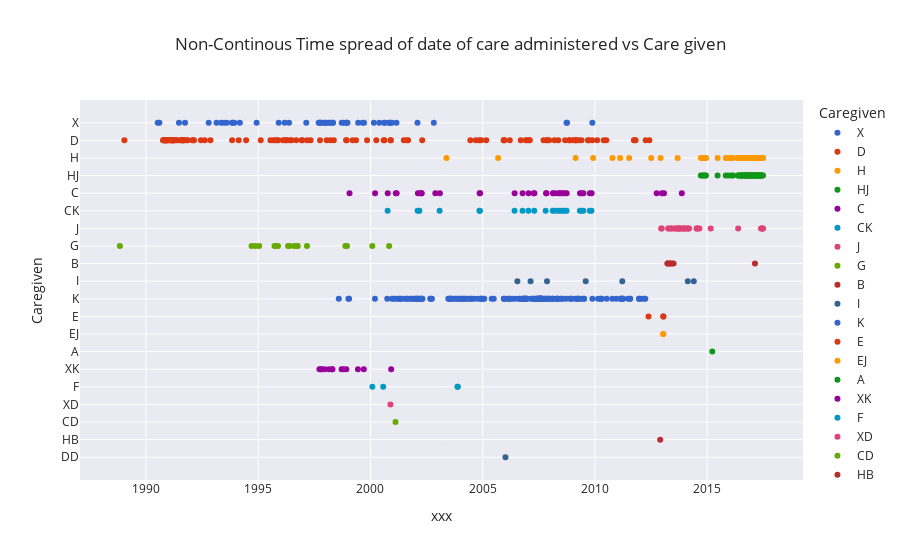

The notebook cell this image was saved under:
### Code cell
df2["Patient_Number"] = df2["Patient_Number"].astype(str)
fig = px.scatter(df2, y="Caregiven", x="xxx", color="Caregiven",color_discrete_sequence=px.colors.qualitative.G10,
                 hover_data=df2.columns,
                 title="Non-Continous Time spread of date of care administered vs Care given")
fig.show()

### Figure 1 — Plotly figure (JSON) as saved in the notebook; plotly's stock layout.template omitted (floating-point values rounded to 4 significant figures; data arrays with more than 128 entries replaced by an {"elided": "..."} marker saying what was removed)
{"data": [{"customdata": [["3885897767"], ["45858240946"], ["53530012412"], ["98249152456"], ["126985815570"], ["126985815570"], ["126985815570"], ["126985815570"], ["126985815570"], ["144227813438"], ["154086936170"], ["154086936170"], ["154086936170"], ["154086936170"], ["154086936170"], ["159047068206"], ["163464565020"], ["163464565020"], ["168109816822"], ["176446506192"], ["176446506192"], ["176446506192"], ["185133233232"], ["187687432544"], ["187687432544"], ["187687432544"], ["187687432544"], ["187687432544"], ["187687432544"], ["187687432544"], ["187687432544"], ["219363490075"], ["219363490075"], ["219363490075"], ["219363490075"], ["219363490075"], ["219363490075"], ["219363490075"], ["219363490075"], ["219363490075"], ["254766142610"], ["276181071928"], ["276181071928"], ["276181071928"], ["277125712632"], ["277125712632"], ["315651183607"], ["323708150178"], ["334887935189"], ["346260317752"], ["346260317752"], ["385345234326"]], "hovertemplate": "Caregiven=%{y}<br>xxx=%{x}<br>Patient_Number=%{customdata[0]}<extra></extra>", "legendgroup": "X", "marker": {"color": "#3366CC", "symbol": "circle"}, "mode": "markers", "name": "X", "orientation": "v", "showlegend": true, "type": "scatter", "x": ["2009-11-20", "2000-11-21", "1994-12-05", "2002-02-04", "1993-06-21", "1993-08-06", "1993-10-30", "1993-11-12", "1993-12-07", "1993-05-07", "1990-07-09", "1990-08-05", "1997-12-12", "1998-01-18", "1998-03-20", "1992-10-16", "2000-08-25", "2001-02-27", "1994-03-07", "1991-09-27", "1996-03-06", "1996-05-16", "2000-08-08", "1997-02-20", "1997-09-27", "1997-12-14", "1998-02-21", "1998-04-26", "1998-09-20", "1998-10-19", "1998-12-06", "1995-11-30", "1997-09-29", "1997-10-12", "1997-10-26", "1998-05-02", "1998-12-23", "1999-06-15", "1999-09-19", "2000-02-25", "1993-02-21", "2000-10-22", "2000-11-22", "2002-10-28", "2000-05-23", "2000-12-15", "1991-06-20", "1999-08-24", "1998-12-08", "2008-09-26", "2008-10-04", "1997-09-10"], "xaxis": "x", "y": ["X", "X", "X", "X", "X", "X", "X", "X", "X", "X", "X", "X", "X", "X", "X", "X", "X", "X", "X", "X", "X", "X", "X", "X", "X", "X", "X", "X", "X", "X", "X", "X", "X", "X", "X", "X", "X", "X", "X", "X", "X", "X", "X", "X", "X", "X", "X", "X", "X", "X", "X", "X"], "yaxis": "y"}, {"customdata": [["3885897767"], ["21853954880"], ["21853954880"], ["54763549444"], ["105641201122"], ["123075796543"], ["126985815570"], ["126985815570"], ["126985815570"], ["126985815570"], ["138043317899"], ["138043317899"], ["138043317899"], ["140816098669"], ["141104994998"], ["144227813438"], ["144227813438"], ["154086936170"], ["154086936170"], ["154086936170"], ["154086936170"], ["154086936170"], ["154086936170"], ["154086936170"], ["154086936170"], ["154086936170"], ["154086936170"], ["154086936170"], ["154086936170"], ["154086936170"], ["154086936170"], ["154086936170"], ["154086936170"], ["154086936170"], ["154086936170"], ["154086936170"], ["154086936170"], ["154086936170"], ["154086936170"], ["154086936170"], ["154086936170"], ["154086936170"], ["154086936170"], ["154086936170"], ["154086936170"], ["154086936170"], ["154086936170"], ["159047068206"], ["159047068206"], ["159047068206"], ["159047068206"], ["159047068206"], ["163464565020"], ["163464565020"], ["163464565020"], ["163464565020"], ["163464565020"], ["163464565020"], ["163464565020"], ["163464565020"], ["163464565020"], ["163464565020"], ["163464565020"], ["163464565020"], ["165266721181"], ["168109816822"], ["168109816822"], ["168109816822"], ["168109816822"], ["176446506192"], ["176446506192"], ["176446506192"], ["176446506192"], ["182762457943"], ["182762457943"], ["185133233232"], ["185133233232"], ["187687432544"], ["206985325467"], ["219363490075"], ["219363490075"], ["219363490075"], ["234269870090"], ["234269870090"], ["234269870090"], ["234269870090"], ["234269870090"], ["234269870090"], ["234269870090"], ["259157655518"], ["259157655518"], ["276181071928"], ["276181071928"], ["276181071928"], ["276181071928"], ["276181071928"], ["276181071928"], ["276181071928"], ["277125712632"], ["279181607686"], ["318118257672"], ["318118257672"], ["318118257672"], ["323708150178"], ["323708150178"], ["334887935189"], ["346260317752"], ["346260317752"], ["346986376998"], ["351805879293"], ["353669176795"], ["366599150155"], ["368427290222"], ["368427290222"], ["368427290222"], ["368427290222"], ["372915101906"], ["389614464552"], ["393883694778"], ["393883694778"], ["393883694778"]], "hovertemplate": "Caregiven=%{y}<br>xxx=%{x}<br>Patient_Number=%{customdata[0]}<extra></extra>", "legendgroup": "D", "marker": {"color": "#DC3912", "symbol": "circle"}, "mode": "markers", "name": "D", "orientation": "v", "showlegend": true, "type": "scatter", "x": ["2010-05-24", "1996-12-06", "1996-12-20", "2005-02-26", "2007-12-19", "2009-01-02", "1995-09-08", "1995-11-03", "1996-09-09", "1997-03-08", "2009-02-20", "2009-09-24", "2011-09-27", "2011-10-25", "1991-08-16", "1992-08-14", "1992-11-13", "1990-10-04", "1990-10-11", "1990-10-18", "1990-10-25", "1990-11-01", "1990-11-08", "1990-11-15", "1990-11-21", "1990-11-29", "1990-12-06", "1990-12-13", "1990-12-20", "1991-01-03", "1991-02-14", "1991-02-21", "1991-02-28", "1991-03-07", "1991-03-14", "1991-03-28", "1991-04-04", "1991-04-18", "1991-05-02", "1991-06-03", "1991-07-20", "1991-07-26", "1991-08-23", "1991-09-06", "1991-09-20", "1991-10-25", "1991-11-08", "1992-01-24", "1992-02-14", "1992-02-19", "1995-11-24", "1996-04-04", "1996-02-08", "1996-03-08", "1997-10-02", "2001-06-27", "2002-04-22", "2004-11-05", "2006-09-12", "2006-12-01", "2006-12-20", "2009-11-18", "2010-02-07", "2011-10-05", "1995-10-07", "1992-06-12", "1993-11-01", "1996-06-26", "1999-05-10", "1991-08-26", "1995-02-10", "1996-04-04", "2005-12-06", "2008-11-11", "2009-04-16", "2000-08-03", "2000-08-14", "2008-03-15", "2009-02-26", "1991-03-18", "1994-02-16", "1998-05-14", "1999-03-18", "2008-05-14", "2008-09-03", "2008-11-11", "2009-02-17", "2009-03-04", "2009-05-28", "2010-07-05", "2012-06-05", "1994-06-17", "1999-11-06", "2000-04-05", "2000-11-26", "2004-06-13", "2004-09-10", "2004-12-06", "2001-09-04", "1991-02-07", "1995-07-17", "1997-05-02", "1998-03-20", "1998-11-30", "2012-04-05", "2000-11-23", "2007-01-31", "2007-02-05", "2001-08-12", "1989-01-13", "1998-12-10", "1998-01-19", "2007-09-17", "2007-11-08", "2007-11-17", "2009-09-08", "1991-01-30", "1996-05-28", "2005-12-16", "2005-12-19", "2006-03-17"], "xaxis": "x", "y": ["D", "D", "D", "D", "D", "D", "D", "D", "D", "D", "D", "D", "D", "D", "D", "D", "D", "D", "D", "D", "D", "D", "D", "D", "D", "D", "D", "D", "D", "D", "D", "D", "D", "D", "D", "D", "D", "D", "D", "D", "D", "D", "D", "D", "D", "D", "D", "D", "D", "D", "D", "D", "D", "D", "D", "D", "D", "D", "D", "D", "D", "D", "D", "D", "D", "D", "D", "D", "D", "D", "D", "D", "D", "D", "D", "D", "D", "D", "D", "D", "D", "D", "D", "D", "D", "D", "D", "D", "D", "D", "D", "D", "D", "D", "D", "D", "D", "D", "D", "D", "D", "D", "D", "D", "D", "D", "D", "D", "D", "D", "D", "D", "D", "D", "D", "D", "D", "D", "D", "D", "D"], "yaxis": "y"}, {"customdata": [["3885897767"], ["3885897767"], ["3885897767"], ["3885897767"], ["3885897767"], ["3885897767"], ["3885897767"], ["3885897767"], ["3885897767"], ["3885897767"], ["3885897767"], ["3885897767"], ["3885897767"], ["3885897767"], ["3885897767"], ["3885897767"], ["29972062792"], ["29972062792"], ["29972062792"], ["29972062792"], ["29972062792"], ["29972062792"], ["29972062792"], ["29972062792"], ["29972062792"], ["29972062792"], ["29972062792"], ["29972062792"], ["29972062792"], ["29972062792"], ["29972062792"], ["29972062792"], ["29972062792"], ["29972062792"], ["29972062792"], ["29972062792"], ["29972062792"], ["29972062792"], ["29972062792"], ["29972062792"], ["29972062792"], ["29972062792"], ["29972062792"], ["29972062792"], ["29972062792"], ["29972062792"], ["55104413585"], ["118456528647"], ["118456528647"], ["118456528647"], ["118456528647"], ["118456528647"], ["118456528647"], ["118456528647"], ["118456528647"], ["118456528647"], ["160402887921"], ["163464565020"], ["163464565020"], ["220491554802"], ["316290117606"], ["335080532741"], ["335080532741"], ["341142745599"], ["341142745599"]], "hovertemplate": "Caregiven=%{y}<br>xxx=%{x}<br>Patient_Number=%{customdata[0]}<extra></extra>", "legendgroup": "H", "marker": {"color": "#FF9900", "symbol": "circle"}, "mode": "markers", "name": "H", "orientation": "v", "showlegend": true, "type": "scatter", "x": ["2011-02-15", "2014-09-21", "2014-10-18", "2014-11-09", "2014-11-29", "2014-12-14", "2015-06-21", "2015-11-01", "2015-12-12", "2016-01-30", "2016-02-27", "2016-05-14", "2016-07-10", "2016-09-24", "2016-12-03", "2017-02-04", "2011-07-12", "2016-06-17", "2016-07-01", "2016-07-08", "2016-07-22", "2016-08-05", "2016-08-19", "2016-09-02", "2016-09-16", "2016-09-30", "2016-10-07", "2016-10-21", "2016-11-04", "2016-11-18", "2016-12-02", "2016-12-15", "2016-12-30", "2017-01-12", "2017-01-27", "2017-02-10", "2017-02-24", "2017-03-10", "2017-03-24", "2017-04-07", "2017-04-21", "2017-05-05", "2017-05-19", "2017-06-02", "2017-06-16", "2017-06-30", "2013-09-08", "2016-05-13", "2016-09-25", "2016-10-16", "2016-11-06", "2016-12-18", "2017-02-12", "2017-03-12", "2017-04-21", "2017-06-04", "2003-05-21", "2009-12-03", "2010-10-14", "2016-10-14", "2009-02-20", "2012-07-05", "2012-12-04", "2005-09-09", "2016-06-01"], "xaxis": "x", "y": ["H", "H", "H", "H", "H", "H", "H", "H", "H", "H", "H", "H", "H", "H", "H", "H", "H", "H", "H", "H", "H", "H", "H", "H", "H", "H", "H", "H", "H", "H", "H", "H", "H", "H", "H", "H", "H", "H", "H", "H", "H", "H", "H", "H", "H", "H", "H", "H", "H", "H", "H", "H", "H", "H", "H", "H", "H", "H", "H", "H", "H", "H", "H", "H", "H"], "yaxis": "y"}, {"customdata": [["3885897767"], ["3885897767"], ["3885897767"], ["3885897767"], ["3885897767"], ["3885897767"], ["3885897767"], ["3885897767"], ["3885897767"], ["3885897767"], ["3885897767"], ["3885897767"], ["3885897767"], ["3885897767"], ["3885897767"], ["29972062792"], ["29972062792"], ["29972062792"], ["29972062792"], ["29972062792"], ["29972062792"], ["29972062792"], ["29972062792"], ["29972062792"], ["29972062792"], ["29972062792"], ["29972062792"], ["29972062792"], ["29972062792"], ["29972062792"], ["29972062792"], ["29972062792"], ["29972062792"], ["29972062792"], ["29972062792"], ["29972062792"], ["29972062792"], ["29972062792"], ["29972062792"], ["29972062792"], ["29972062792"], ["29972062792"], ["29972062792"], ["29972062792"], ["118456528647"], ["118456528647"], ["118456528647"], ["118456528647"], ["118456528647"], ["118456528647"], ["118456528647"], ["118456528647"], ["341142745599"]], "hovertemplate": "Caregiven=%{y}<br>xxx=%{x}<br>Patient_Number=%{customdata[0]}<extra></extra>", "legendgroup": "HJ", "marker": {"color": "#109618", "symbol": "circle"}, "mode": "markers", "name": "HJ", "orientation": "v", "showlegend": true, "type": "scatter", "x": ["2014-09-20", "2014-10-17", "2014-11-08", "2014-11-28", "2014-12-13", "2015-06-20", "2015-10-31", "2015-12-11", "2016-01-29", "2016-02-26", "2016-05-13", "2016-07-09", "2016-09-23", "2016-12-02", "2017-02-03", "2016-06-16", "2016-06-30", "2016-07-07", "2016-07-21", "2016-08-04", "2016-08-18", "2016-09-01", "2016-09-15", "2016-09-29", "2016-10-06", "2016-10-20", "2016-11-03", "2016-11-17", "2016-12-01", "2016-12-14", "2016-12-29", "2017-01-11", "2017-01-26", "2017-02-09", "2017-02-23", "2017-03-09", "2017-03-23", "2017-04-06", "2017-04-20", "2017-05-04", "2017-05-18", "2017-06-01", "2017-06-15", "2017-06-29", "2016-09-23", "2016-10-14", "2016-11-04", "2016-12-16", "2017-02-10", "2017-03-10", "2017-04-18", "2017-06-02", "2016-05-26"], "xaxis": "x", "y": ["HJ", "HJ", "HJ", "HJ", "HJ", "HJ", "HJ", "HJ", "HJ", "HJ", "HJ", "HJ", "HJ", "HJ", "HJ", "HJ", "HJ", "HJ", "HJ", "HJ", "HJ", "HJ", "HJ", "HJ", "HJ", "HJ", "HJ", "HJ", "HJ", "HJ", "HJ", "HJ", "HJ", "HJ", "HJ", "HJ", "HJ", "HJ", "HJ", "HJ", "HJ", "HJ", "HJ", "HJ", "HJ", "HJ", "HJ", "HJ", "HJ", "HJ", "HJ", "HJ", "HJ"], "yaxis": "y"}, {"customdata": [["11339087774"], ["11339087774"], ["11339087774"], ["11339087774"], ["16928980279"], ["16928980279"], ["16928980279"], ["40198033570"], ["163464565020"], ["163464565020"], ["187687432544"], ["277125712632"], ["323708150178"], ["323708150178"], ["323708150178"], ["323708150178"], ["323708150178"], ["323708150178"], ["323708150178"], ["323708150178"], ["323708150178"], ["323708150178"], ["323708150178"], ["323708150178"], ["323708150178"], ["323708150178"], ["323708150178"], ["323708150178"], ["323708150178"], ["323708150178"], ["323708150178"], ["323708150178"], ["323708150178"], ["323708150178"], ["323708150178"], ["323708150178"], ["323708150178"]], "hovertemplate": "Caregiven=%{y}<br>xxx=%{x}<br>Patient_Number=%{customdata[0]}<extra></extra>", "legendgroup": "C", "marker": {"color": "#990099", "symbol": "circle"}, "mode": "markers", "name": "C", "orientation": "v", "showlegend": true, "type": "scatter", "x": ["2002-11-22", "2003-02-04", "2004-11-12", "2004-11-19", "2007-04-11", "2007-10-29", "2007-11-05", "2013-01-29", "2012-10-02", "2012-12-26", "1999-01-25", "2013-11-15", "2000-03-16", "2000-10-08", "2001-02-16", "2001-03-02", "2002-02-11", "2002-03-20", "2002-04-10", "2002-04-12", "2006-06-04", "2006-10-12", "2007-01-17", "2007-04-22", "2008-02-17", "2008-03-16", "2008-05-11", "2008-06-14", "2008-06-15", "2008-07-27", "2008-08-24", "2008-09-28", "2009-05-03", "2009-05-31", "2009-06-28", "2009-10-11", "2009-11-08"], "xaxis": "x", "y": ["C", "C", "C", "C", "C", "C", "C", "C", "C", "C", "C", "C", "C", "C", "C", "C", "C", "C", "C", "C", "C", "C", "C", "C", "C", "C", "C", "C", "C", "C", "C", "C", "C", "C", "C", "C", "C"], "yaxis": "y"}, {"customdata": [["11339087774"], ["11339087774"], ["11339087774"], ["16928980279"], ["323708150178"], ["323708150178"], ["323708150178"], ["323708150178"], ["323708150178"], ["323708150178"], ["323708150178"], ["323708150178"], ["323708150178"], ["323708150178"], ["323708150178"], ["323708150178"], ["323708150178"], ["323708150178"], ["323708150178"], ["323708150178"], ["323708150178"], ["323708150178"], ["323708150178"]], "hovertemplate": "Caregiven=%{y}<br>xxx=%{x}<br>Patient_Number=%{customdata[0]}<extra></extra>", "legendgroup": "CK", "marker": {"color": "#0099C6", "symbol": "circle"}, "mode": "markers", "name": "CK", "orientation": "v", "showlegend": true, "type": "scatter", "x": ["2003-01-30", "2004-11-09", "2004-11-16", "2007-10-22", "2000-10-06", "2002-02-06", "2002-03-08", "2006-06-03", "2006-10-11", "2007-01-15", "2007-04-20", "2008-02-15", "2008-03-14", "2008-05-09", "2008-06-13", "2008-07-25", "2008-08-22", "2008-09-26", "2009-05-01", "2009-05-29", "2009-06-26", "2009-10-09", "2009-11-06"], "xaxis": "x", "y": ["CK", "CK", "CK", "CK", "CK", "CK", "CK", "CK", "CK", "CK", "CK", "CK", "CK", "CK", "CK", "CK", "CK", "CK", "CK", "CK", "CK", "CK", "CK"], "yaxis": "y"}, {"customdata": [["16928980279"], ["16928980279"], ["16928980279"], ["16928980279"], ["16928980279"], ["40198033570"], ["40198033570"], ["40198033570"], ["40198033570"], ["138043317899"], ["138043317899"], ["138043317899"], ["138043317899"], ["138043317899"], ["312239468838"], ["312239468838"], ["312239468838"], ["312239468838"], ["312239468838"], ["312239468838"], ["312239468838"], ["312239468838"], ["316290117606"], ["393883694778"], ["393883694778"], ["393883694778"], ["393883694778"], ["393883694778"], ["393883694778"], ["393883694778"], ["393883694778"]], "hovertemplate": "Caregiven=%{y}<br>xxx=%{x}<br>Patient_Number=%{customdata[0]}<extra></extra>", "legendgroup": "J", "marker": {"color": "#DD4477", "symbol": "circle"}, "mode": "markers", "name": "J", "orientation": "v", "showlegend": true, "type": "scatter", "x": ["2013-08-23", "2013-09-20", "2013-10-06", "2013-11-09", "2013-12-14", "2017-05-27", "2017-06-10", "2017-06-17", "2017-06-30", "2013-04-06", "2013-05-23", "2013-06-02", "2013-07-13", "2013-08-07", "2013-10-15", "2013-12-07", "2013-12-22", "2014-01-18", "2014-02-27", "2014-07-12", "2014-07-19", "2015-02-28", "2016-05-20", "2012-12-14", "2012-12-23", "2013-04-19", "2013-10-05", "2014-02-14", "2014-03-14", "2014-08-01", "2014-08-29"], "xaxis": "x", "y": ["J", "J", "J", "J", "J", "J", "J", "J", "J", "J", "J", "J", "J", "J", "J", "J", "J", "J", "J", "J", "J", "J", "J", "J", "J", "J", "J", "J", "J", "J", "J"], "yaxis": "y"}, {"customdata": [["22291117797"], ["22291117797"], ["22291117797"], ["22291117797"], ["30479540579"], ["105641201122"], ["150614080060"], ["219363490075"], ["240052360148"], ["277125712632"], ["295906954238"], ["318118257672"], ["336899499279"], ["351805879293"], ["351805879293"], ["351805879293"], ["351805879293"], ["351805879293"]], "hovertemplate": "Caregiven=%{y}<br>xxx=%{x}<br>Patient_Number=%{customdata[0]}<extra></extra>", "legendgroup": "G", "marker": {"color": "#66AA00", "symbol": "circle"}, "mode": "markers", "name": "G", "orientation": "v", "showlegend": true, "type": "scatter", "x": ["1996-04-30", "1996-05-23", "1996-08-02", "1996-09-20", "1995-09-23", "2000-10-31", "1995-01-16", "1998-12-15", "1988-11-01", "2000-01-31", "1997-03-03", "1998-11-19", "1996-10-04", "1994-09-14", "1994-11-15", "1995-10-21", "1995-11-03", "1995-11-17"], "xaxis": "x", "y": ["G", "G", "G", "G", "G", "G", "G", "G", "G", "G", "G", "G", "G", "G", "G", "G", "G", "G"], "yaxis": "y"}, {"customdata": [["40198033570"], ["138043317899"], ["138043317899"], ["138043317899"], ["277125712632"], ["312239468838"], ["328099663086"]], "hovertemplate": "Caregiven=%{y}<br>xxx=%{x}<br>Patient_Number=%{customdata[0]}<extra></extra>", "legendgroup": "B", "marker": {"color": "#B82E2E", "symbol": "circle"}, "mode": "markers", "name": "B", "orientation": "v", "showlegend": true, "type": "scatter", "x": ["2017-02-17", "2013-03-27", "2013-04-29", "2013-06-06", "2013-05-09", "2013-07-04", "2013-03-28"], "xaxis": "x", "y": ["B", "B", "B", "B", "B", "B", "B"], "yaxis": "y"}, {"customdata": [["105641201122"], ["163464565020"], ["176446506192"], ["234269870090"], ["234269870090"], ["241723060097"], ["323708150178"]], "hovertemplate": "Caregiven=%{y}<br>xxx=%{x}<br>Patient_Number=%{customdata[0]}<extra></extra>", "legendgroup": "I", "marker": {"color": "#316395", "symbol": "circle"}, "mode": "markers", "name": "I", "orientation": "v", "showlegend": true, "type": "scatter", "x": ["2007-11-13", "2009-08-04", "2006-07-19", "2011-03-22", "2014-05-29", "2007-02-19", "2014-02-20"], "xaxis": "x", "y": ["I", "I", "I", "I", "I", "I", "I"], "yaxis": "y"}, {"customdata": {"elided": "159x1 str values"}, "hovertemplate": "Caregiven=%{y}<br>xxx=%{x}<br>Patient_Number=%{customdata[0]}<extra></extra>", "legendgroup": "K", "marker": {"color": "#3366CC", "symbol": "circle"}, "mode": "markers", "name": "K", "orientation": "v", "showlegend": true, "type": "scatter", "x": {"elided": "159 str values"}, "xaxis": "x", "y": {"elided": "159 str values"}, "yaxis": "y"}, {"customdata": [["138043317899"], ["138043317899"], ["138043317899"]], "hovertemplate": "Caregiven=%{y}<br>xxx=%{x}<br>Patient_Number=%{customdata[0]}<extra></extra>", "legendgroup": "E", "marker": {"color": "#DC3912", "symbol": "circle"}, "mode": "markers", "name": "E", "orientation": "v", "showlegend": true, "type": "scatter", "x": ["2012-05-22", "2013-01-17", "2013-01-20"], "xaxis": "x", "y": ["E", "E", "E"], "yaxis": "y"}, {"customdata": [["138043317899"], ["138043317899"]], "hovertemplate": "Caregiven=%{y}<br>xxx=%{x}<br>Patient_Number=%{customdata[0]}<extra></extra>", "legendgroup": "EJ", "marker": {"color": "#FF9900", "symbol": "circle"}, "mode": "markers", "name": "EJ", "orientation": "v", "showlegend": true, "type": "scatter", "x": ["2013-01-16", "2013-01-18"], "xaxis": "x", "y": ["EJ", "EJ"], "yaxis": "y"}, {"customdata": [["170287994558"]], "hovertemplate": "Caregiven=%{y}<br>xxx=%{x}<br>Patient_Number=%{customdata[0]}<extra></extra>", "legendgroup": "A", "marker": {"color": "#109618", "symbol": "circle"}, "mode": "markers", "name": "A", "orientation": "v", "showlegend": true, "type": "scatter", "x": ["2015-03-26"], "xaxis": "x", "y": ["A"], "yaxis": "y"}, {"customdata": [["187687432544"], ["187687432544"], ["187687432544"], ["187687432544"], ["187687432544"], ["187687432544"], ["219363490075"], ["219363490075"], ["219363490075"], ["219363490075"], ["219363490075"], ["219363490075"], ["277125712632"]], "hovertemplate": "Caregiven=%{y}<br>xxx=%{x}<br>Patient_Number=%{customdata[0]}<extra></extra>", "legendgroup": "XK", "marker": {"color": "#990099", "symbol": "circle"}, "mode": "markers", "name": "XK", "orientation": "v", "showlegend": true, "type": "scatter", "x": ["1997-12-13", "1998-02-20", "1998-04-23", "1998-09-18", "1998-10-17", "1998-12-04", "1997-09-22", "1997-10-10", "1997-10-24", "1998-04-13", "1999-06-11", "1999-09-15", "2000-12-03"], "xaxis": "x", "y": ["XK", "XK", "XK", "XK", "XK", "XK", "XK", "XK", "XK", "XK", "XK", "XK", "XK"], "yaxis": "y"}, {"customdata": [["193277325049"], ["236133167592"], ["301129998697"], ["346067720200"]], "hovertemplate": "Caregiven=%{y}<br>xxx=%{x}<br>Patient_Number=%{customdata[0]}<extra></extra>", "legendgroup": "F", "marker": {"color": "#0099C6", "symbol": "circle"}, "mode": "markers", "name": "F", "orientation": "v", "showlegend": true, "type": "scatter", "x": ["2003-11-20", "2003-11-19", "2000-02-01", "2000-07-26"], "xaxis": "x", "y": ["F", "F", "F", "F"], "yaxis": "y"}, {"customdata": [["276181071928"]], "hovertemplate": "Caregiven=%{y}<br>xxx=%{x}<br>Patient_Number=%{customdata[0]}<extra></extra>", "legendgroup": "XD", "marker": {"color": "#DD4477", "symbol": "circle"}, "mode": "markers", "name": "XD", "orientation": "v", "showlegend": true, "type": "scatter", "x": ["2000-11-21"], "xaxis": "x", "y": ["XD"], "yaxis": "y"}, {"customdata": [["323708150178"]], "hovertemplate": "Caregiven=%{y}<br>xxx=%{x}<br>Patient_Number=%{customdata[0]}<extra></extra>", "legendgroup": "CD", "marker": {"color": "#66AA00", "symbol": "circle"}, "mode": "markers", "name": "CD", "orientation": "v", "showlegend": true, "type": "scatter", "x": ["2001-02-11"], "xaxis": "x", "y": ["CD"], "yaxis": "y"}, {"customdata": [["335080532741"]], "hovertemplate": "Caregiven=%{y}<br>xxx=%{x}<br>Patient_Number=%{customdata[0]}<extra></extra>", "legendgroup": "HB", "marker": {"color": "#B82E2E", "symbol": "circle"}, "mode": "markers", "name": "HB", "orientation": "v", "showlegend": true, "type": "scatter", "x": ["2012-11-28"], "xaxis": "x", "y": ["HB"], "yaxis": "y"}, {"customdata": [["393883694778"]], "hovertemplate": "Caregiven=%{y}<br>xxx=%{x}<br>Patient_Number=%{customdata[0]}<extra></extra>", "legendgroup": "DD", "marker": {"color": "#316395", "symbol": "circle"}, "mode": "markers", "name": "DD", "orientation": "v", "showlegend": true, "type": "scatter", "x": ["2006-01-06"], "xaxis": "x", "y": ["DD"], "yaxis": "y"}], "layout": {"legend": {"title": {"text": "Caregiven"}, "tracegroupgap": 0}, "title": {"text": "Non-Continous Time spread of date of care administered vs Care given"}, "xaxis": {"anchor": "y", "domain": [0, 1], "title": {"text": "xxx"}}, "yaxis": {"anchor": "x", "categoryarray": ["DD", "HB", "CD", "XD", "F", "XK", "A", "EJ", "E", "K", "I", "B", "G", "J", "CK", "C", "HJ", "H", "D", "X"], "categoryorder": "array", "domain": [0, 1], "title": {"text": "Caregiven"}}}}
